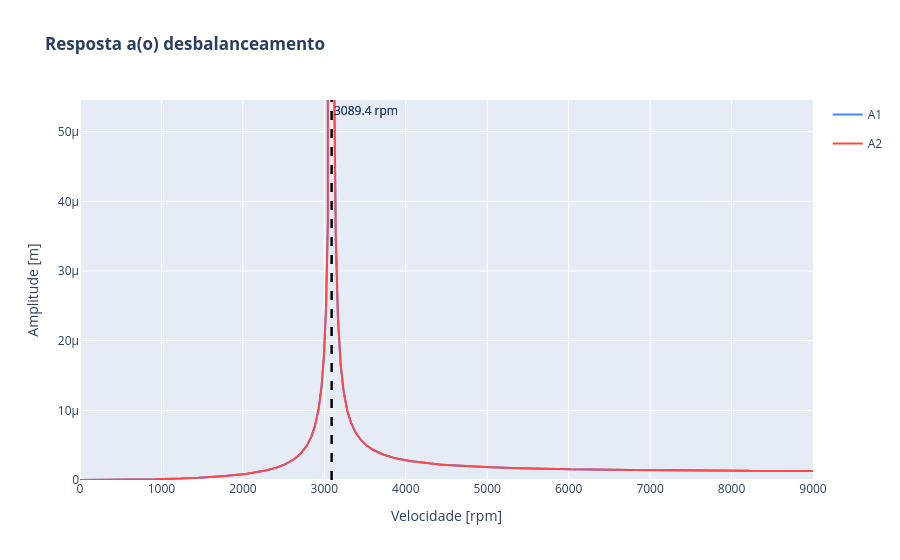

The notebook cell this image was saved under:
### Code cell
rotor_simetrico.plot_resposta(speed_range=(0,9000), excitacao="desbalanceamento")

### Figure 1 — Plotly figure (JSON) as saved in the notebook; plotly's stock layout.template omitted (floating-point values rounded to 4 significant figures; data arrays with more than 128 entries replaced by an {"elided": "..."} marker saying what was removed)
{"data": [{"legendgroup": "A1", "line": {"color": "#4787FF", "width": 2}, "mode": "lines", "name": "A1", "showlegend": true, "type": "scatter", "x": {"elided": "10000 float values"}, "y": {"elided": "10000 float values"}}, {"legendgroup": "A2", "line": {"color": "#FF4747", "width": 2}, "mode": "lines", "name": "A2", "showlegend": true, "type": "scatter", "x": {"elided": "10000 float values"}, "y": {"elided": "10000 float values"}}], "layout": {"annotations": [{"showarrow": false, "text": "3089.4 rpm", "x": 3089.0, "xanchor": "left", "xref": "x", "y": 1, "yanchor": "top", "yref": "y domain"}, {"showarrow": false, "text": "3089.4 rpm", "x": 3089.0, "xanchor": "left", "xref": "x", "y": 1, "yanchor": "top", "yref": "y domain"}], "shapes": [{"line": {"color": "black", "dash": "dash", "width": 2}, "type": "line", "x0": 3089.0, "x1": 3089.0, "xref": "x", "y0": 0, "y1": 1, "yref": "y domain"}, {"line": {"color": "black", "dash": "dash", "width": 2}, "type": "line", "x0": 3089.0, "x1": 3089.0, "xref": "x", "y0": 0, "y1": 1, "yref": "y domain"}], "title": {"text": "<b>Resposta a(o) desbalanceamento</b>"}, "xaxis": {"title": {"text": "Velocidade [rpm]"}}, "yaxis": {"range": [0, 5.454e-05], "title": {"text": "Amplitude [m]"}}}}
